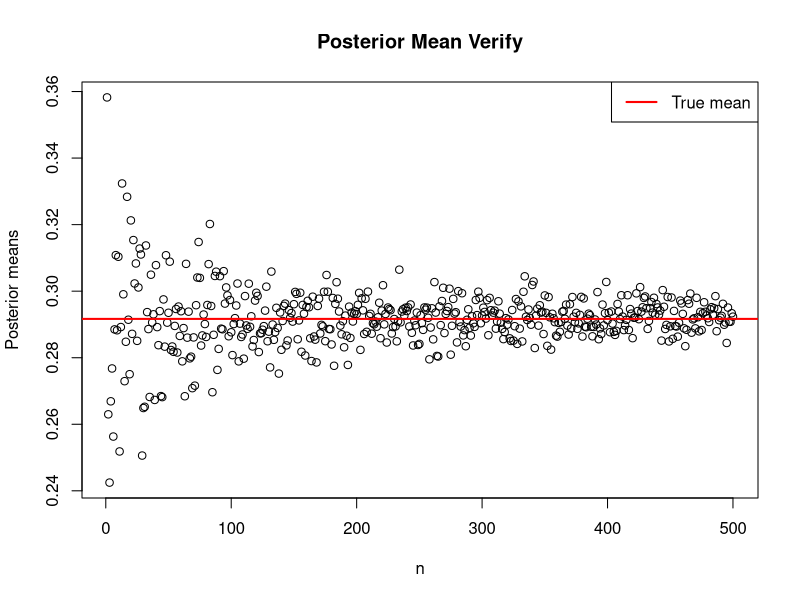
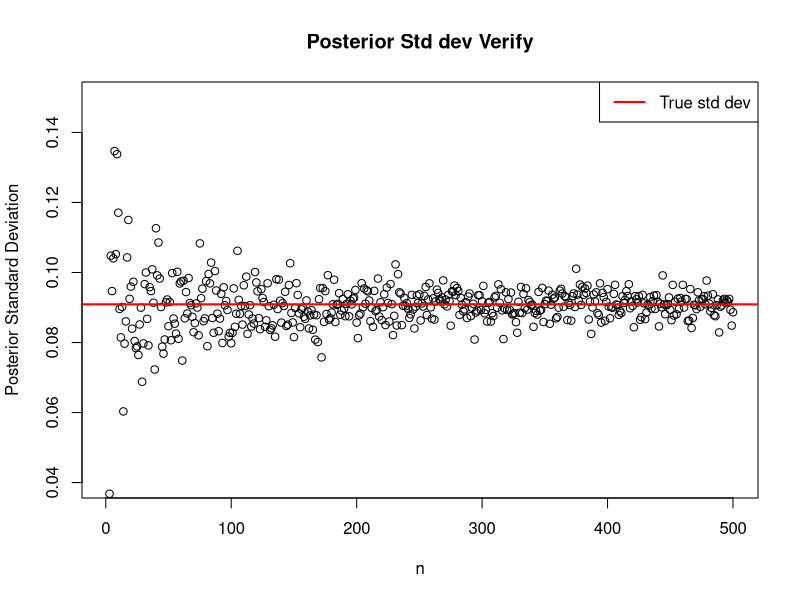
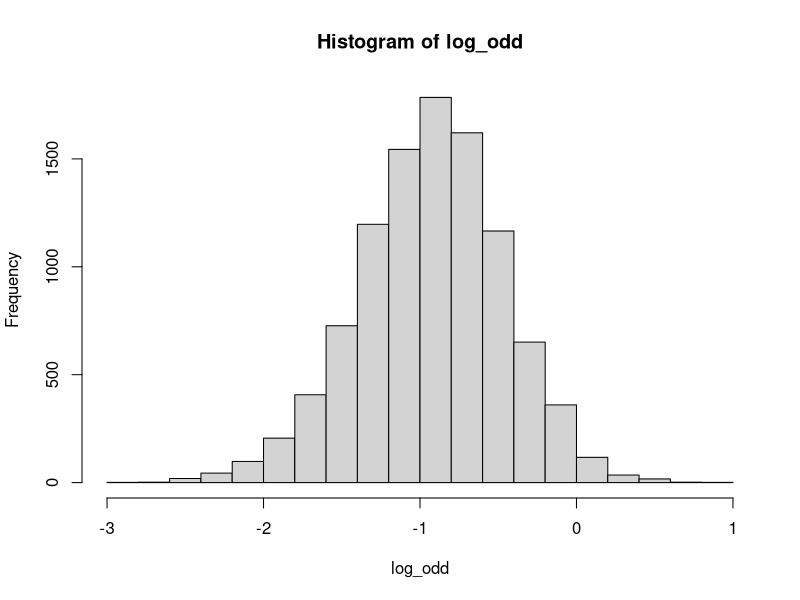
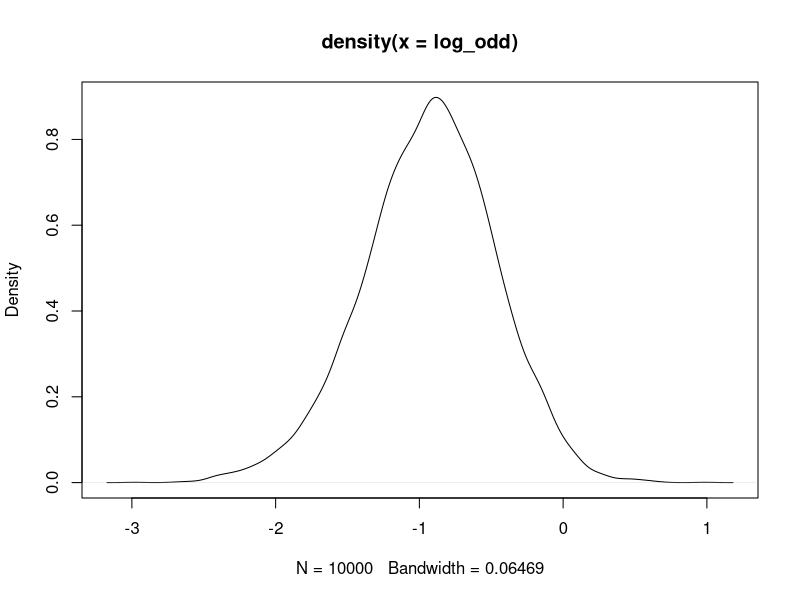
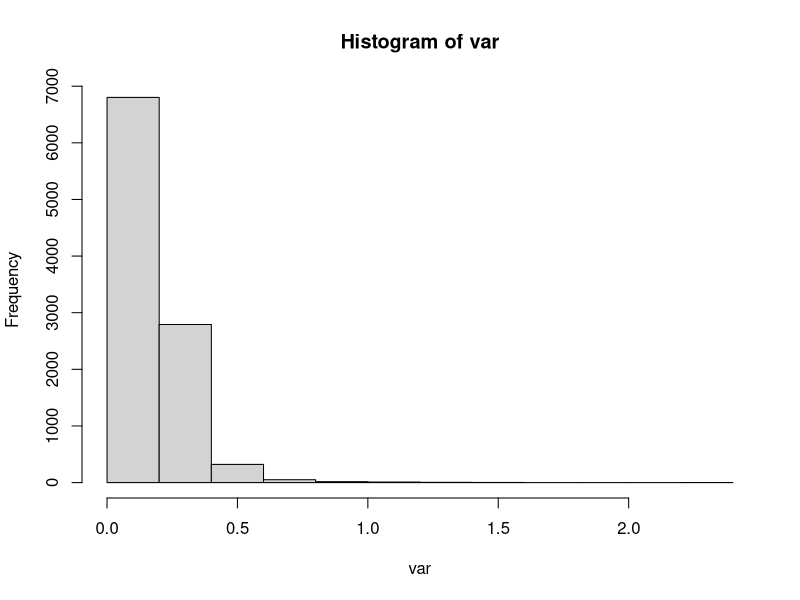

Write the R code that produced these figures, in order. (Note: this script raises an error after producing the figures.)
## ---- chunk 1

## Draw random numbers from the posterior
set.seed(12345)
beta_sample = function(n,alpha, beta){
  sample = rbeta(n, alpha, beta)
  mean_sam = mean(sample)
  sd_sam = sd(sample)
  return(list("Mean"=mean_sam,"sd"= sd_sam))
}

alpha=7
beta=17

true_mean = alpha/(alpha+beta)
true_sd =  sqrt((alpha*beta) / (((alpha+beta)^2)*(alpha+beta+1)))
true_sd

##verify of n =500
n=500
veri_means=c()
veri_sd = c()
for(i in 1:n){
  veri_means[i] = beta_sample(i, alpha, beta)$Mean
  veri_sd[i]=beta_sample(i, alpha, beta)$sd
}

cat("The true mean is:", true_mean)
plot( veri_means, main="Posterior Mean Verify", xlab="n", ylab="Posterior means")
abline(h=true_mean, col="red", lwd=2)
legend("topright",legend="True mean", lty=1,col="red",lwd=2)

cat("The true Standard deviation is:", true_sd)
plot(veri_sd, main="Posterior Std dev Verify", xlab="n", ylab="Posterior Standard Deviation",ylim=c(0.04,0.15))
abline(h=true_sd, col="red", lwd=2)
legend("topright",legend="True std dev", lty=1,col="red",lwd=2)

## ---- chunk 2

set.seed(12345)
nDraws=10000
beta_sample2 = rbeta(nDraws, alpha, beta)

sample_prob = sum(beta_sample2 > 0.3)/nDraws
real_prob = pbeta(q=0.3,alpha, beta, lower.tail = FALSE)


cat("The simulation posterior probability (> 0.3) is: ",sample_prob)
cat("The true probability is :", real_prob)

## ---- chunk 3

log_odd = log(beta_sample2/(1-beta_sample2))

hist(log_odd)
plot(density(log_odd))
#log_odd
## ---- chunk 4

y = c(44, 25, 45, 52, 30, 63, 19, 50, 34 ,67)
n=10
mu = 3.7

tau2 = sum((log(y)-mu)^2)/n

set.seed(12345)
var=c()
for(i in 1:10000){
  chi_sample = rchisq(n=1, df=10 )
  var[i] = (tau2*n)/chi_sample
}

hist(var)

thero_tau = rinvchisq

